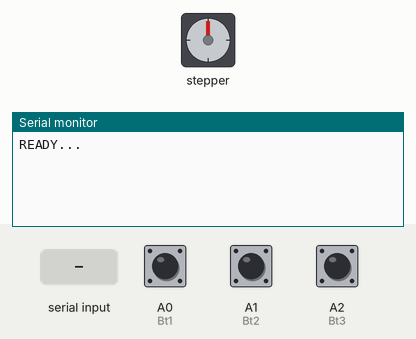
Recording of a sketch running on a simulated Arduino Uno, built with avr-gcc and run on an emulated ATmega328P. Parts: stepper motor, the last lines printed to the serial monitor. Wiring (inferred from the names in the program): stepper motor driver (200 steps per turn assumed): step pin 5; direction pin 6; enable pin 4. Inputs (shaded band) come from the test bench; at power-on: A0 (Bt1) HIGH, A1 (Bt2) HIGH, A2 (Bt3) HIGH.

Above: at 1.2 s.
1.3 s: A0 (Bt1) pulled LOW for 0.15 s
At 1.6 s:
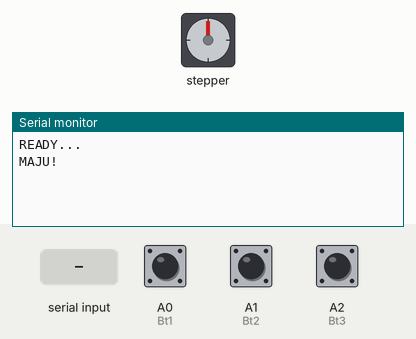
2.9 s: A1 (Bt2) pulled LOW for 0.15 s
At 4.0 s:
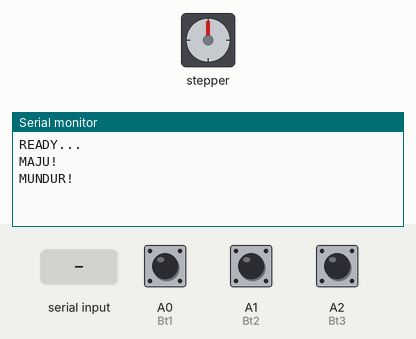
4.5 s: A2 (Bt3) pulled LOW for 0.15 s
At 5.8 s:
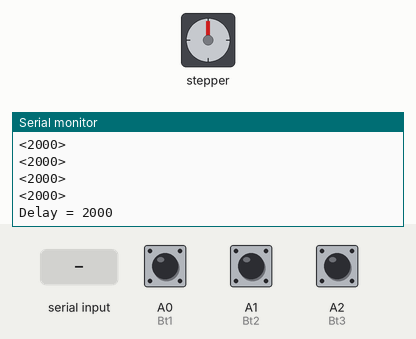
6.1 s: A0 (Bt1) driven LOW and A2 (Bt3) driven LOW
At 6.7 s:
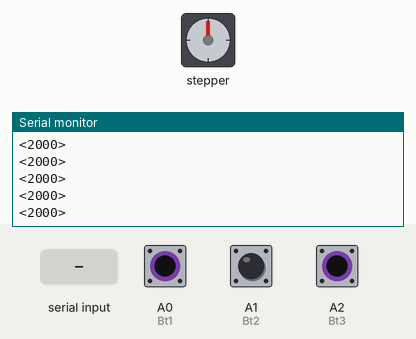

The sketch:

testASDA2.ino
```cpp
#define ENA 4
#define PUL 5
#define DIR 6

#define Bt1 A0
#define Bt2 A1
#define Bt3 A2

String lastData = "<2000>";
int stateq = 2;
int stepq = 0;

void setup() {
  // put your setup code here, to run once:
  pinMode(ENA, OUTPUT);
  pinMode(PUL, OUTPUT);
  pinMode(DIR, OUTPUT);

  pinMode(Bt1, INPUT_PULLUP);
  pinMode(Bt2, INPUT_PULLUP);
  pinMode(Bt3, INPUT_PULLUP);
//  pinMode(Lt, INPUT_PULLUP);
  pinMode(A2, INPUT_PULLUP);

  Serial.begin(115200);
  Serial.println("READY...");
}

int delayq = 2000;

void loop() {
  // put your main code here, to run repeatedly:
  digitalWrite(ENA, HIGH);
  if(digitalRead(A2) == LOW){
    while(digitalRead(A2) == LOW){
      delayq = listeningMega().toInt();
    }
    Serial.println("Delay = " + String(delayq));
  }
  if(digitalRead(Bt1) == LOW){
    digitalWrite(DIR, HIGH);
    Serial.println("MAJU!");
//    if(stateq != 1){
//      stepq = 0;
//      stateq = 1;
//    }
    while(digitalRead(Bt1) == LOW){
      digitalWrite(PUL, HIGH);
      delayMicroseconds(delayq);
      digitalWrite(PUL, LOW);
      delayMicroseconds(delayq);
//      stepq +=1;
//      Serial.println("Step = " + String(stepq));
    }
  } else if(digitalRead(Bt2) == LOW){
    digitalWrite(DIR, LOW);
    Serial.println("MUNDUR!");
//    if(stateq != 0){
//      stepq = 0;
//      stateq = 0;
//    }
    while(digitalRead(Bt2) == LOW){
      digitalWrite(PUL, HIGH);
      delayMicroseconds(delayq);
      digitalWrite(PUL, LOW);
      delayMicroseconds(delayq);
//      stepq -=1;
//      Serial.println("Step = " + String(stepq));
    }
  }
}

String listeningMega(){
  bool quit = false;
  String seriesData = lastData;

  while (!quit) {
//    Serial.print(Serial.available());
    if (Serial.available() > 0) {
      char x = Serial.read();
      if (x == '>') {
        seriesData += x;
        quit = true;
      } else {
        if (x == '<') {seriesData = "";}
        seriesData += x;
      }
    }
    else {
      seriesData = lastData;
      quit = true;
    }
  }
  lastData = seriesData;

  //!! Dummy Data !!
  // seriesData = "<1, 300>";

//  String seriesData2 = ;
Serial.println(seriesData);
//  Serial.println(seriesData.substring(1,seriesData.length()-1));
  return seriesData.substring(1,seriesData.length()-1);
}
```

Measured:
- after the input at 1.3 s, the serial monitor: prints a new line at once (image 1)
- after the input at 2.9 s, the serial monitor: prints a new line at once (image 2)
- after the input at 4.5 s, the serial monitor: prints a new line at once (image 3)
